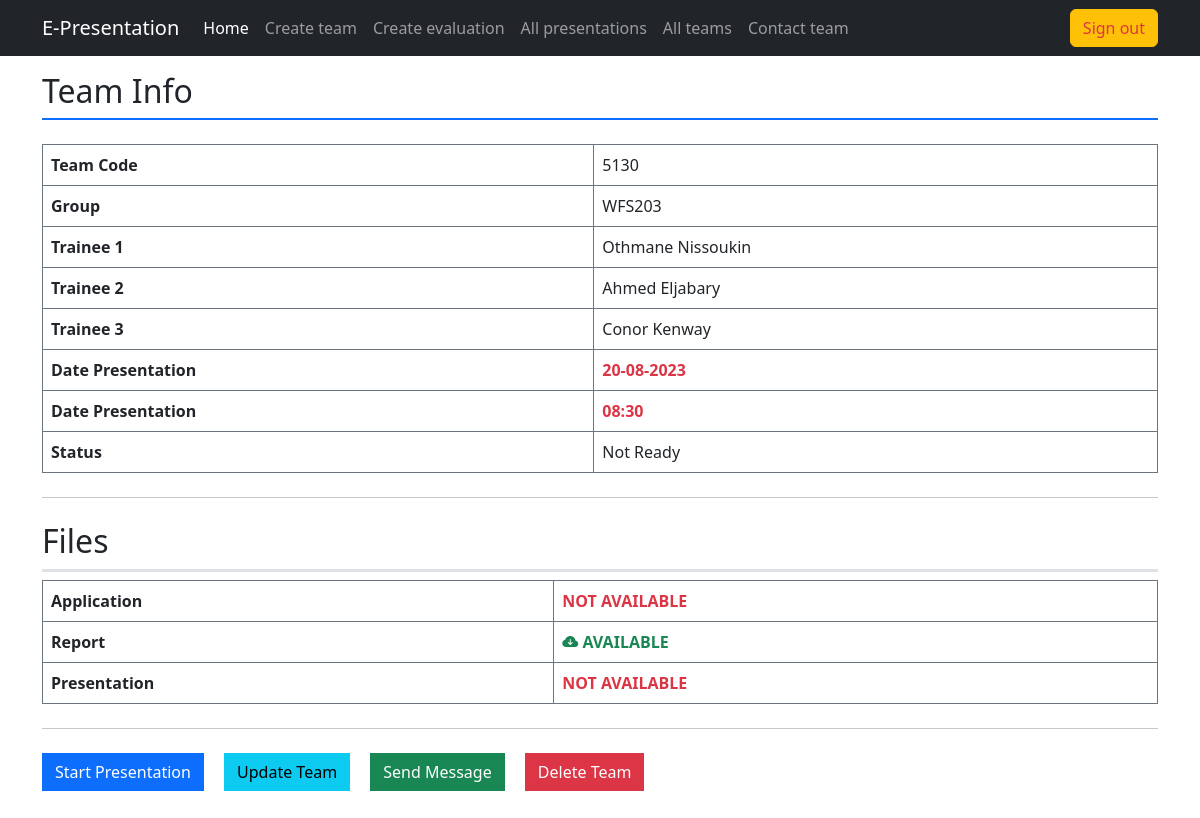
The app's page /index.php?action=team_info&team_code=5130 (signed in), older data.
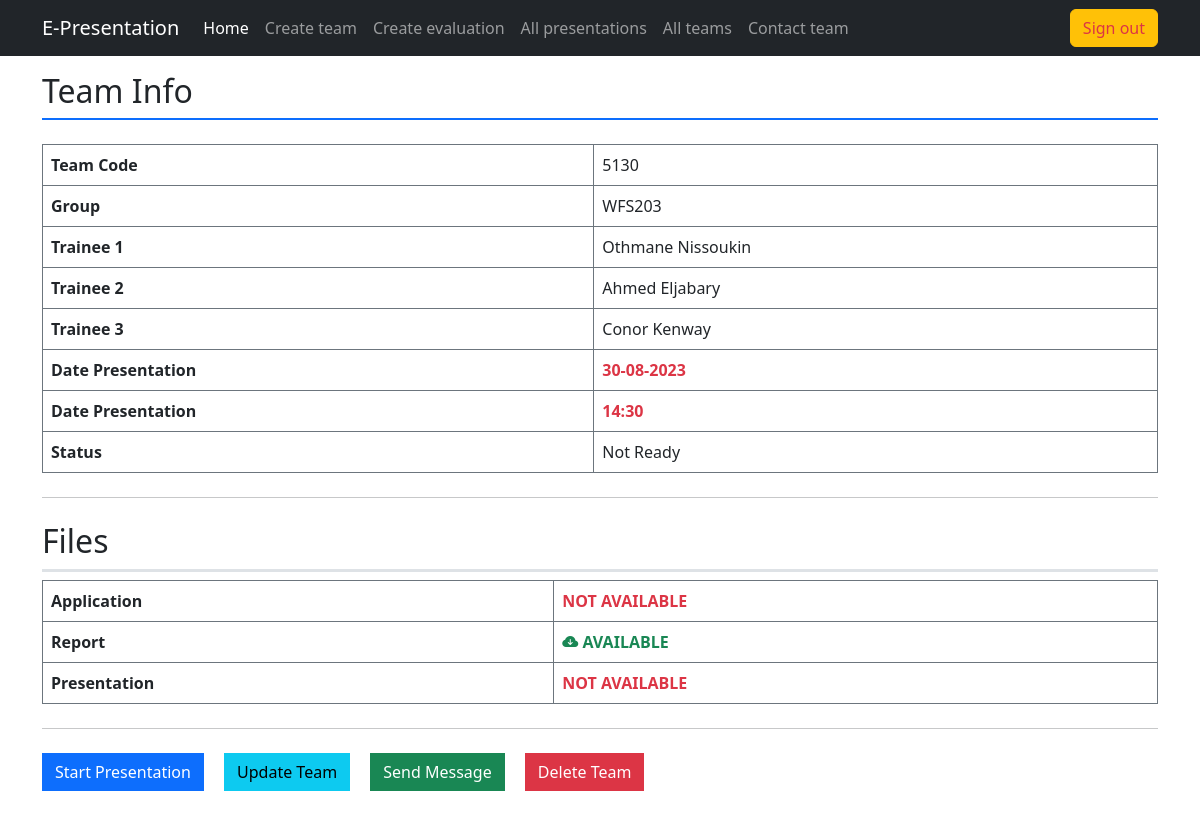
The same page, newer data.
### tables this page shows
CREATE TABLE `team` (
  `team_code` varchar(8) NOT NULL,
  `group_code` varchar(10) NOT NULL,
  `presentation_date` date DEFAULT NULL,
  `presentation_time` time DEFAULT NULL,
  `status` enum('Done','Ready','Not Ready') DEFAULT 'Not Ready'
);

### app/controller/layouts_rendering.php (called while the page is built, shortened)
<?php
    class LayoutRendering {
        static function team_info() {
            $team_code = $_GET["team_code"];
            $team_info = PresentationModel::retrieve_teams_data($team_code);
            require "app/view/mentor/team_info.php";
        }
    }

### app/model/team_model.php (called while the page is built, shortened)
<?php
    class PresentationModel {
        static function connection() {
            $username = "root";
            $password = "";
            $host = "localhost";
            $dbname = "e-presentations";
            $dsn = "mysql:host=$host;dbname=$dbname";
            try {
                return new PDO($dsn, $username, $password);
            } catch (PDOException $err) {
                echo "<div class='alert alert-danger'>Database connection couldn't be established</div>";
                $err->getMessage();
            }
        }
        static function retrieve_teams_data($team_code) {
            $connection = self::connection();
            $query = $connection->prepare("SELECT * FROM team  WHERE team_code = :team_code");
            $query->execute([":team_code" => $team_code]);
            return $query->fetch(PDO::FETCH_ASSOC);
        }
    }
?>

### app/view/mentor/team_info.php (the view, shortened to what the changed rows need)
<h2 class="border-bottom pb-2 border-2 border-primary mb-4">Team Info</h2>
<table class="table table-bordered border-secondary table-hover border-striped">
    <tr>
        <td class="fw-bold">Team Code</td>
        <td><?= $team_info["team_code"] ?></td>
    </tr>
    <tr>
        <td class="fw-bold">Group</td>
        <td><?= $team_info["group_code"] ?></td>
    </tr>
    <tr>
        <td class="fw-bold">Date Presentation</td>
        <td class="text-danger fw-bold"><?= $team_info["presentation_date"] == "0000-00-00"? "Unknown": implode("-", array_reverse(explode("-", $team_info["presentation_date"])))?></td>
    </tr>
    <tr>
        <td class="fw-bold">Date Presentation</td>
        <td class="text-danger fw-bold"><?= $team_info["presentation_time"] == "00:00:00"? "Unknown": substr($team_info["presentation_time"], 0, 5)?></td>
    </tr>
    <tr>
        <td class="fw-bold">Status</td>
        <td><?= $team_info["status"] ?></td>
    </tr>
</table>
    <h2 class="border-bottom pb-2 border-3">Files</h2>
<?php
    require "app/view/master.php";
?>

Row changes from the older to the newer data that the page shows:
changed team "WFS203": presentation_date "20-08-2023" → "30-08-2023"; presentation_time "08:30" → "14:30"
